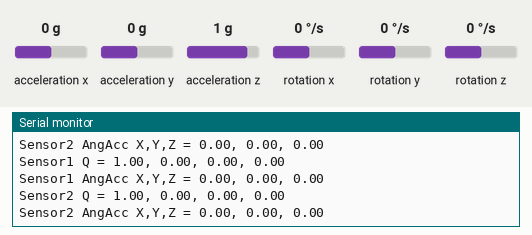
This sketch was run on a simulated Raspberry Pi Pico. On the bench: the last lines printed to the serial monitor. Wiring (inferred from the names in the program): MPU-6050 motion sensor at I2C address 0x68; MPU-6050 motion sensor at I2C address 0x69. The inputs (shaded band) are chosen by the test bench; at power-on: acceleration x 0 g, acceleration y 0 g, acceleration z 1 g, rotation x 0 °/s, rotation y 0 °/s, rotation z 0 °/s.

Above: at 15.6 s.
15.7 s: acceleration x set to -1.4 g
At 16.28 s:
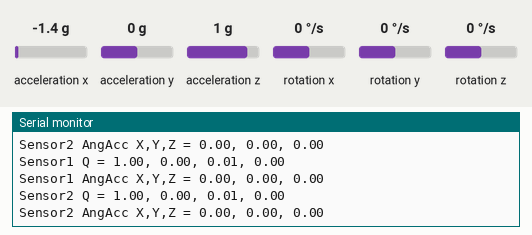
17.2 s: acceleration y set to -1.4 g
At 17.22 s:
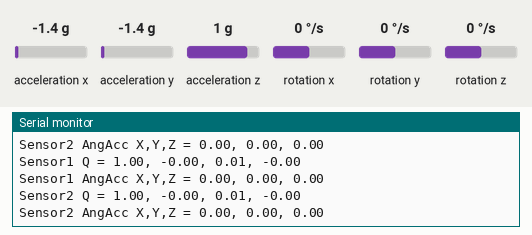
18.7 s: acceleration z set to -1.4 g
At 19.92 s:
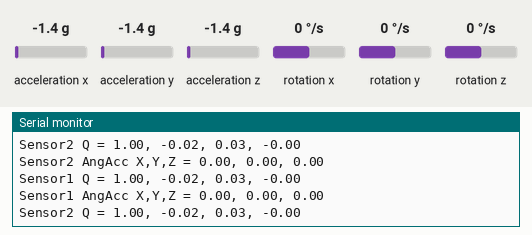
20.2 s: rotation x set to -192 °/s
At 20.24 s:
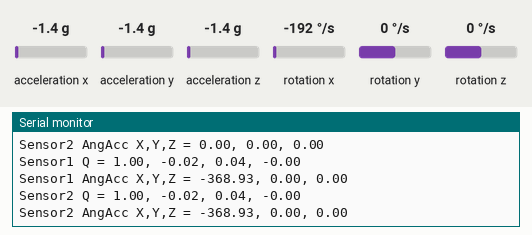
21.7 s: rotation y set to -192 °/s
At 21.8 s:
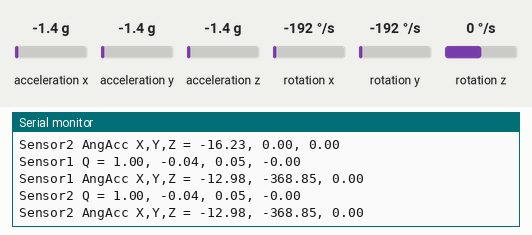
Timing chart, 0 to 24.2 s (numbered marks = the images above; inputs shaded):
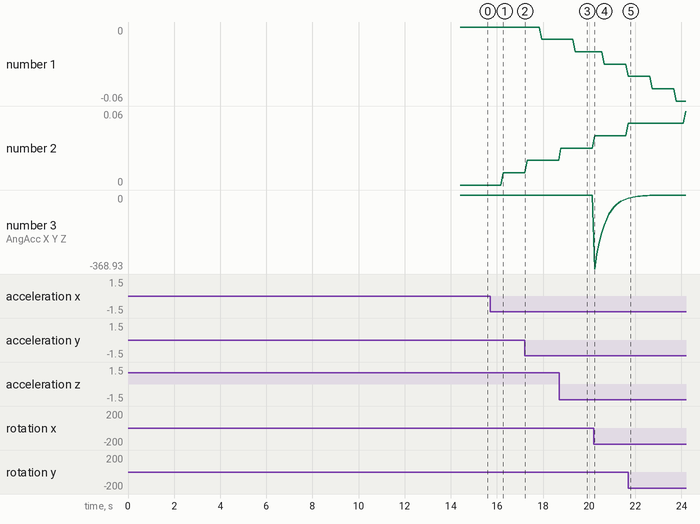

Measured:
- after the input at 15.7 s, the serial monitor: prints a new line after 0.58 s (image 1)
- after the input at 17.2 s, the serial monitor: prints a new line at once (image 2)
- after the input at 20.2 s, the serial monitor: prints a new line at once (image 4)
- plotted number 1: 0 → -0.01 after the input at 17.2 s, -0.02 → -0.04 after the input at 20.2 s
- plotted number 2: 0 → 0.01 after the input at 15.7 s
- plotted number 3: 0 → -16.23 after the input at 20.2 s

The sketch:

imu_check_3.ino
```cpp
#include <Wire.h>
#include <MadgwickAHRS.h>

// MPU6050 addresses
const uint8_t MPU1_ADDR = 0x68;
const uint8_t MPU2_ADDR = 0x69;

// Kalman gain for angular acceleration
const float kalmanK = 0.2;

// State variables
float prev_gx1 = 0, prev_gy1 = 0, prev_gz1 = 0;
float prev_gx2 = 0, prev_gy2 = 0, prev_gz2 = 0;
float angAccX1 = 0, angAccY1 = 0, angAccZ1 = 0;
float angAccX2 = 0, angAccY2 = 0, angAccZ2 = 0;

unsigned long lastTime1, lastTime2;

// Calibration offsets
float ax_off1, ay_off1, az_off1, gx_off1, gy_off1, gz_off1;
float ax_off2, ay_off2, az_off2, gx_off2, gy_off2, gz_off2;

// Madgwick filters
Madgwick filter1;
Madgwick filter2;

// Initialize MPU6050
void wakeMPU(uint8_t addr) {
  Wire.beginTransmission(addr);
  Wire.write(0x6B);
  Wire.write(0x00);
  Wire.endTransmission();
  delay(100);
}

// Read 6-axis raw data from MPU6050
void readRaw(uint8_t addr, int16_t &ax, int16_t &ay, int16_t &az,
             int16_t &gx, int16_t &gy, int16_t &gz) {
  Wire.beginTransmission(addr);
  Wire.write(0x3B);
  Wire.endTransmission(false);
  Wire.requestFrom(addr, (uint8_t)14);
  if (Wire.available() >= 14) {
    ax = (Wire.read() << 8) | Wire.read();
    ay = (Wire.read() << 8) | Wire.read();
    az = (Wire.read() << 8) | Wire.read();
    Wire.read(); Wire.read();  // temp skip
    gx = (Wire.read() << 8) | Wire.read();
    gy = (Wire.read() << 8) | Wire.read();
    gz = (Wire.read() << 8) | Wire.read();
  }
}

// Basic calibration by averaging samples
void calibrate(uint8_t addr, float &ax_off, float &ay_off, float &az_off,
               float &gx_off, float &gy_off, float &gz_off) {
  const int samples = 2000;
  long sum_ax = 0, sum_ay = 0, sum_az = 0;
  long sum_gx = 0, sum_gy = 0, sum_gz = 0;
  for (int i = 0; i < samples; i++) {
    int16_t ax, ay, az, gx, gy, gz;
    readRaw(addr, ax, ay, az, gx, gy, gz);
    sum_ax += ax; sum_ay += ay; sum_az += az;
    sum_gx += gx; sum_gy += gy; sum_gz += gz;
    delay(2);
  }
  ax_off = sum_ax / (float)samples;
  ay_off = sum_ay / (float)samples;
  az_off = sum_az / (float)samples - 16384.0f;
  gx_off = sum_gx / (float)samples;
  gy_off = sum_gy / (float)samples;
  gz_off = sum_gz / (float)samples;
}

void setup() {
  Serial.begin(115200);
  while (!Serial) {}

  Wire.setSDA(18);
  Wire.setSCL(19);
  Wire.begin();

  wakeMPU(MPU1_ADDR);
  wakeMPU(MPU2_ADDR);

  calibrate(MPU1_ADDR, ax_off1, ay_off1, az_off1, gx_off1, gy_off1, gz_off1);
  calibrate(MPU2_ADDR, ax_off2, ay_off2, az_off2, gx_off2, gy_off2, gz_off2);

  filter1.begin(100);  // 100 Hz sample rate
  filter2.begin(100);

  lastTime1 = micros();
  lastTime2 = micros();
}

void loop() {
  // === Sensor 1 ===
  unsigned long now1 = micros();
  float dt1 = (now1 - lastTime1) * 1e-6f;
  if (dt1 <= 0.0f) return;

  int16_t ax1, ay1, az1, gx1, gy1, gz1;
  readRaw(MPU1_ADDR, ax1, ay1, az1, gx1, gy1, gz1);
  float axn1 = (ax1 - ax_off1) / 16384.0f;
  float ayn1 = (ay1 - ay_off1) / 16384.0f;
  float azn1 = (az1 - az_off1) / 16384.0f;
  float gxn1 = (gx1 - gx_off1) / 131.0f;
  float gyn1 = (gy1 - gy_off1) / 131.0f;
  float gzn1 = (gz1 - gz_off1) / 131.0f;

  float rawAccX1 = (gxn1 - prev_gx1) / dt1;
  float rawAccY1 = (gyn1 - prev_gy1) / dt1;
  float rawAccZ1 = (gzn1 - prev_gz1) / dt1;
  angAccX1 = (1 - kalmanK) * angAccX1 + kalmanK * rawAccX1;
  angAccY1 = (1 - kalmanK) * angAccY1 + kalmanK * rawAccY1;
  angAccZ1 = (1 - kalmanK) * angAccZ1 + kalmanK * rawAccZ1;
  prev_gx1 = gxn1; prev_gy1 = gyn1; prev_gz1 = gzn1;

  filter1.updateIMU(gxn1 * DEG_TO_RAD, gyn1 * DEG_TO_RAD, gzn1 * DEG_TO_RAD, axn1, ayn1, azn1);

  lastTime1 = now1;

  // === Sensor 2 ===
  unsigned long now2 = micros();
  float dt2 = (now2 - lastTime2) * 1e-6f;
  if (dt2 <= 0.0f) return;

  int16_t ax2, ay2, az2, gx2, gy2, gz2;
  readRaw(MPU2_ADDR, ax2, ay2, az2, gx2, gy2, gz2);
  float axn2 = (ax2 - ax_off2) / 16384.0f;
  float ayn2 = (ay2 - ay_off2) / 16384.0f;
  float azn2 = (az2 - az_off2) / 16384.0f;
  float gxn2 = (gx2 - gx_off2) / 131.0f;
  float gyn2 = (gy2 - gy_off2) / 131.0f;
  float gzn2 = (gz2 - gz_off2) / 131.0f;

  float rawAccX2 = (gxn2 - prev_gx2) / dt2;
  float rawAccY2 = (gyn2 - prev_gy2) / dt2;
  float rawAccZ2 = (gzn2 - prev_gz2) / dt2;
  angAccX2 = (1 - kalmanK) * angAccX2 + kalmanK * rawAccX2;
  angAccY2 = (1 - kalmanK) * angAccY2 + kalmanK * rawAccY2;
  angAccZ2 = (1 - kalmanK) * angAccZ2 + kalmanK * rawAccZ2;
  prev_gx2 = gxn2; prev_gy2 = gyn2; prev_gz2 = gzn2;

  filter2.updateIMU(gxn2 * DEG_TO_RAD, gyn2 * DEG_TO_RAD, gzn2 * DEG_TO_RAD, axn2, ayn2, azn2);

  lastTime2 = now2;

  // === OUTPUT ===
  float qw1, qx1, qy1, qz1;
  filter1.getQuaternion(&qw1, &qx1, &qy1, &qz1);

  Serial.print("Sensor1 Q = ");
  Serial.print(qw1); Serial.print(", ");
  Serial.print(qx1); Serial.print(", ");
  Serial.print(qy1); Serial.print(", ");
  Serial.println(qz1);

  Serial.print("Sensor1 AngAcc X,Y,Z = ");
  Serial.print(angAccX1, 2); Serial.print(", ");
  Serial.print(angAccY1, 2); Serial.print(", ");
  Serial.println(angAccZ1, 2);

  float qw2, qx2, qy2, qz2;
  filter2.getQuaternion(&qw2, &qx2, &qy2, &qz2);

  Serial.print("Sensor2 Q = ");
  Serial.print(qw2); Serial.print(", ");
  Serial.print(qx2); Serial.print(", ");
  Serial.print(qy2); Serial.print(", ");
  Serial.println(qz2);

  Serial.print("Sensor2 AngAcc X,Y,Z = ");
  Serial.print(angAccX2, 2); Serial.print(", ");
  Serial.print(angAccY2, 2); Serial.print(", ");
  Serial.println(angAccZ2, 2);

  delay(100); // 10 Hz
}
```
